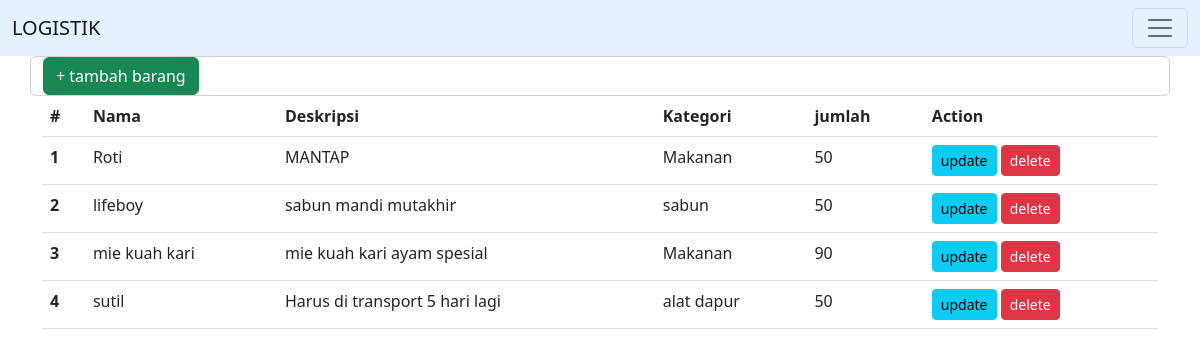
Screenshot of /barang/list with the database file from the repository.
### barang/models.py (models this page shows, shortened)
class item(models.Model):
    nama = models.CharField(max_length=50)
    Deskripsi = models.TextField()
    jumlah = models.TextField()
    kategori = models.ForeignKey(Kategori, on_delete=models.CASCADE, blank=True, null=True)

class Kategori(models.Model):
    nama = models.CharField(max_length=40)
    def __str__(self):
        return self.nama

### barang/views.py (the view)
# urls.py: path('list', barang_list, name='barang_list'),
def barang_list(request):
    template_name = 'barang_list.html'
    item_list = item.objects.all()
    context = {
        'title':'Item List',
        'item' : item_list
    }
    return render(request,template_name,context)

### templates/barang_list.html
{% extends 'base.html' %}
{% block content %}
    <div class="container">
        <div class="row">
           <div class="card">
                <div class="header">
                    <a class="btn btn-success" href="{% url 'barang_add' %}"> + tambah barang<a/>
                </div>
            </div>
            <div class="body">
                <table class="table">
                    <thead>
                      <tr>
                        <th scope="col">#</th>
                        <th scope="col">Nama</th>
                        <th scope="col">Deskripsi</th>
                        <th scope="col">Kategori</th>
                        <th scope="col">jumlah</th>
                        <th scope="col">Action</th>
                      </tr>
                    </thead>
                    <tbody>
                      {% for p in item %}
                      <tr>
                        <th scope="row">{{forloop.counter}}</th>
                        <td>{{ p.nama }}</td>
                        <td>{{ p.Deskripsi }}</td>
                        <td>{{ p.kategori }}</td>
                        <td>{{ p.jumlah }}</td>
                        <td>
                          <a class="btn btn-info btn-sm" href="{% url 'barang_update' p.id %}">update</a>
                          <a onclick = "alert('Apakah anda yakin?')" class="btn btn-danger btn-sm" href="{% url 'barang_delete' p.id %}">delete</a>
                        </td>
                      </tr>
                      {% endfor %}
                    </tbody>
                  </table>
                </div>
        </div>
    </div>
{% endblock content %},

### templates/base.html (shortened to what this page needs)
<!DOCTYPE html>
<html lang="en">
<head>
    <link href="https://cdn.jsdelivr.net/npm/bootstrap@5.2.2/dist/css/bootstrap.min.css" rel="stylesheet">
</head>
<body>
    <nav class="navbar navbar-light" style="background-color: #e3f2fd;">
        <div class="container-fluid">
          <a class="navbar-brand" href="#">LOGISTIK</a>
          <button class="navbar-toggler" type="button" data-bs-toggle="collapse" data-bs-target="#navbarSupportedContent" aria-controls="navbarSupportedContent" aria-expanded="false" aria-label="Toggle navigation">
            <span class="navbar-toggler-icon"></span>
          </button>
        </div>
    </nav>
    {% block content %}
    {% endblock content %}
</body>
</html>

### rows the page displays
item: nama "Roti", Deskripsi "MANTAP", kategori "Makanan", jumlah "50"
item: nama "lifeboy", Deskripsi "sabun mandi mutakhir", kategori "sabun", jumlah "50"
item: nama "mie kuah kari", Deskripsi "mie kuah kari ayam spesial", kategori "Makanan", jumlah "90"
item: nama "sutil", Deskripsi "Harus di transport 5 hari lagi", kategori "alat dapur", jumlah "50"
